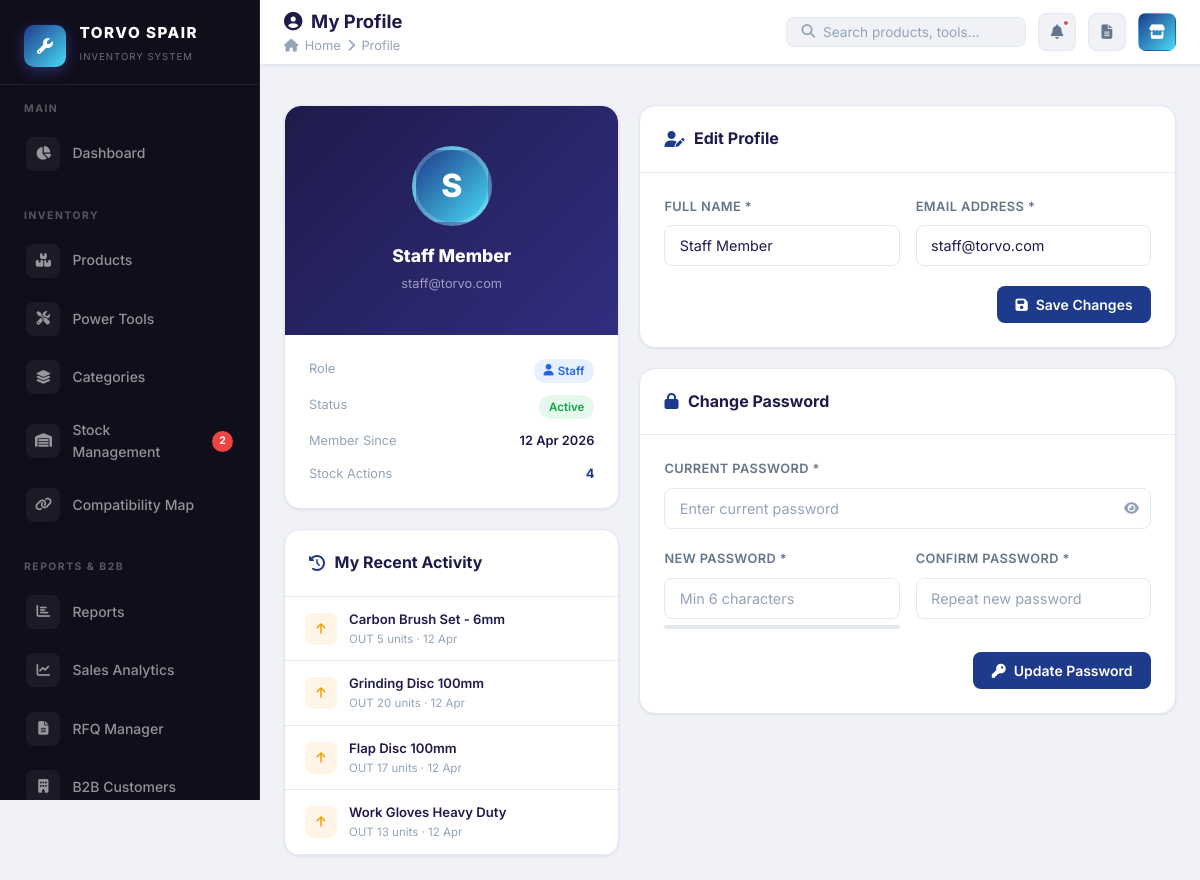
Screenshot of /pages/profile.php (signed in) with the database file from the repository.
### tables this page shows
CREATE TABLE IF NOT EXISTS settings (
    setting_key VARCHAR(100) PRIMARY KEY,
    setting_value TEXT,
    category ENUM('frontend', 'admin', 'system') DEFAULT 'frontend',
    updated_at TIMESTAMP DEFAULT CURRENT_TIMESTAMP ON UPDATE CURRENT_TIMESTAMP
);

CREATE TABLE IF NOT EXISTS users (
    id INT AUTO_INCREMENT PRIMARY KEY,
    name VARCHAR(100) NOT NULL,
    email VARCHAR(150) NOT NULL UNIQUE,
    password VARCHAR(255) NOT NULL,
    role ENUM('admin', 'staff') DEFAULT 'staff',
    status ENUM('active', 'inactive') DEFAULT 'active',
    created_at TIMESTAMP DEFAULT CURRENT_TIMESTAMP,
    updated_at TIMESTAMP DEFAULT CURRENT_TIMESTAMP ON UPDATE CURRENT_TIMESTAMP
);

CREATE TABLE IF NOT EXISTS stock_logs (
    id INT AUTO_INCREMENT PRIMARY KEY,
    product_id INT NOT NULL,
    user_id INT NOT NULL,
    type ENUM('in', 'out') NOT NULL,
    quantity INT NOT NULL,
    previous_stock INT NOT NULL,
    current_stock INT NOT NULL,
    notes TEXT,
    created_at TIMESTAMP DEFAULT CURRENT_TIMESTAMP,
    FOREIGN KEY (product_id) REFERENCES products(id) ON DELETE CASCADE,
    FOREIGN KEY (user_id) REFERENCES users(id) ON DELETE CASCADE
);

CREATE TABLE IF NOT EXISTS products (
    id INT AUTO_INCREMENT PRIMARY KEY,
    name VARCHAR(150) NOT NULL,
    sku VARCHAR(100) UNIQUE,
    category_id INT NOT NULL,
    brand VARCHAR(100),
    price DECIMAL(10,2) DEFAULT 0.00,
    quantity INT DEFAULT 0,
    min_stock INT DEFAULT 5,
    description TEXT,
    image VARCHAR(255),
    barcode VARCHAR(100),
    status ENUM('active', 'inactive') DEFAULT 'active',
    created_at TIMESTAMP DEFAULT CURRENT_TIMESTAMP,
    updated_at TIMESTAMP DEFAULT CURRENT_TIMESTAMP ON UPDATE CURRENT_TIMESTAMP,
    FOREIGN KEY (category_id) REFERENCES categories(id) ON DELETE CASCADE
);

### pages/profile.php (the view, shortened to what the rows shown need)
<?php
include BASE_PATH . '/includes/header.php';
$db   = getDB();
$user = currentUser();
$uid  = $user['id'];
$stmt = $db->prepare("SELECT * FROM users WHERE id = ?");
$stmt->execute([$uid]);
$profile = $stmt->fetch();
$lastLog = $db->prepare("SELECT sl.created_at, p.name AS pname, sl.type, sl.quantity FROM stock_logs sl JOIN products p ON sl.product_id = p.id WHERE sl.user_id = ? ORDER BY sl.created_at DESC LIMIT 5");
$lastLog->execute([$uid]);
$recentActions = $lastLog->fetchAll();
?>
<div class="page-body">
<div style="display:grid;grid-template-columns:1fr 1.6fr;gap:1.25rem;align-items:start;">
    <div>
        <div class="card" style="margin-bottom:1.25rem;">
            <div style="background:linear-gradient(135deg,#1e1b4b,#312e81);padding:2.5rem;text-align:center;border-radius:var(--radius-lg) var(--radius-lg) 0 0;">
                <div style="width:80px;height:80px;border-radius:50%;background:linear-gradient(135deg,var(--primary),var(--accent));display:flex;align-items:center;justify-content:center;font-size:2rem;color:#fff;font-weight:800;margin:0 auto 1rem;border:4px solid rgba(255,255,255,0.2);">
                    <?= strtoupper(substr($profile['name'], 0, 1)) ?>
                </div>
                <h2 style="font-size:1.1rem;font-weight:800;color:#fff;margin-bottom:0.25rem;"><?= htmlspecialchars($profile['name']) ?></h2>
                <p style="font-size:0.8rem;color:rgba(255,255,255,0.55);"><?= htmlspecialchars($profile['email']) ?></p>
            </div>
            <div class="card-body">
                <div style="display:flex;justify-content:space-between;margin-bottom:0.75rem;">
                    <span style="font-size:0.8rem;color:var(--text-muted);">Role</span>
                    <span class="badge-pill <?= $profile['role']==='admin'?'badge-primary':'badge-info' ?>">
                        <i class="fas fa-<?= $profile['role']==='admin'?'shield-alt':'user' ?>"></i>
                        <?= ucfirst($profile['role']) ?>
                    </span>
                </div>
                <div style="display:flex;justify-content:space-between;margin-bottom:0.75rem;">
                    <span style="font-size:0.8rem;color:var(--text-muted);">Member Since</span>
                    <span style="font-size:0.8rem;font-weight:600;"><?= date('d M Y', strtotime($profile['created_at'])) ?></span>
                </div>
            </div>
        </div>
        <div class="card">
            <?php if (empty($recentActions)): ?>
                <div class="empty-state" style="padding:1.5rem;"><i class="fas fa-inbox"></i><h3 style="font-size:0.9rem;">No activity yet</h3></div>
            <?php else: ?>
            <div style="padding:0;">
                <?php foreach ($recentActions as $ra): ?>
                <div style="display:flex;align-items:center;gap:0.75rem;padding:0.75rem 1.25rem;border-bottom:1px solid var(--border-color);">
                    <div style="width:32px;height:32px;border-radius:8px;background:<?= $ra['type']==='in'?'rgba(34,197,94,0.1)':'rgba(245,158,11,0.1)' ?>;display:flex;align-items:center;justify-content:center;flex-shrink:0;">
                        <i class="fas fa-arrow-<?= $ra['type']==='in'?'down':'up' ?>" style="font-size:0.75rem;color:<?= $ra['type']==='in'?'var(--success)':'var(--warning)' ?>;"></i>
                    </div>
                    <div style="flex:1;min-width:0;">
                        <div style="font-size:0.82rem;font-weight:600;white-space:nowrap;overflow:hidden;text-overflow:ellipsis;"><?= htmlspecialchars($ra['pname']) ?></div>
                        <div style="font-size:0.72rem;color:var(--text-muted);">
                            <?= strtoupper($ra['type']) ?> <?= $ra['quantity'] ?> units · <?= date('d M', strtotime($ra['created_at'])) ?>
                        </div>
                    </div>
                </div>
                <?php endforeach; ?>
            </div>
            <?php endif; ?>
        </div>
    </div>
    <div>
        <div class="card" style="margin-bottom:1.25rem;">
            <div class="card-body">
                <form method="POST">
                    <div class="form-row">
                        <div class="form-group">
                            <label class="form-label">Full Name *</label>
                            <input type="text" name="name" class="form-control" value="<?= htmlspecialchars($profile['name']) ?>" required>
                        </div>
                        <div class="form-group">
                            <label class="form-label">Email Address *</label>
                            <input type="email" name="email" class="form-control" value="<?= htmlspecialchars($profile['email']) ?>" required>
                        </div>
                    </div>
                </form>
            </div>
        </div>
    </div>
</div>
</div>
<?php include BASE_PATH . '/includes/footer.php'; ?>

### includes/header.php (shortened to what the rows shown need)
<?php
require_once BASE_PATH . '/config/database.php';
?>
<!DOCTYPE html>
<html lang="en">
<head>
    <link rel="stylesheet" href="https://cdnjs.cloudflare.com/ajax/libs/font-awesome/6.5.0/css/all.min.css">
    <link rel="stylesheet" href="<?= APP_URL ?>/assets/css/style.css">
</head>
<body>
<div class="app-layout">
<aside class="sidebar" id="sidebar">
    <div class="sidebar-brand">
        <div class="brand-text">
            <h2><?= getSetting('site_title', 'TORVO SPAIR') ?></h2>
            <span>Inventory System</span>
        </div>
    </div>
</aside>
<div class="main-content">

### rows the page displays
settings: setting_value "TORVO SPAIR"
users: name "S", name "Staff Member", email "staff@torvo.com", role "Staff", created_at "12 Apr 2026"
stock_logs: product.name "Carbon Brush Set - 6mm", type "OUT", quantity "5", created_at "12 Apr"
stock_logs: product.name "Grinding Disc 100mm", type "OUT", quantity "20", created_at "12 Apr"
stock_logs: product.name "Flap Disc 100mm", type "OUT", quantity "17", created_at "12 Apr"
stock_logs: product.name "Work Gloves Heavy Duty", type "OUT", quantity "13", created_at "12 Apr"

### other values shown
$lowStockCount "2"
$pageTitle "My Profile"
$pageBreadcrumb "Profile"
$totalActions "4"
